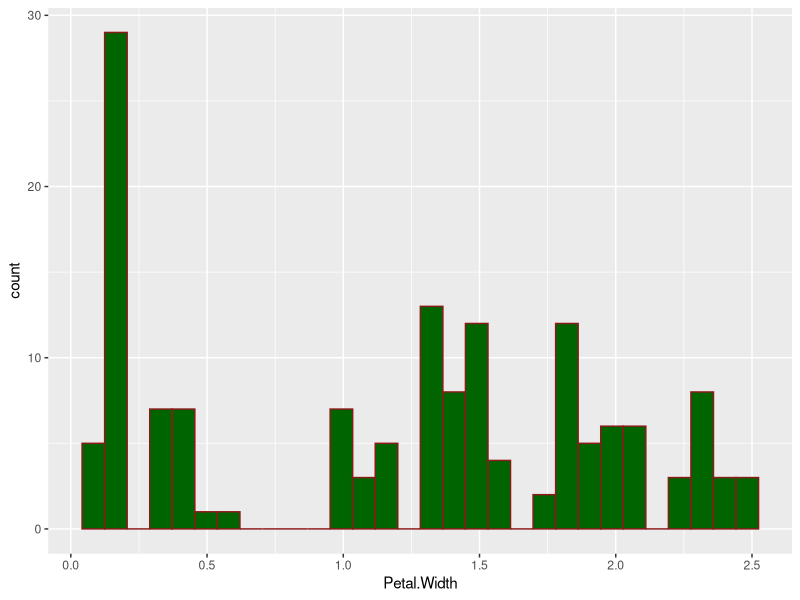
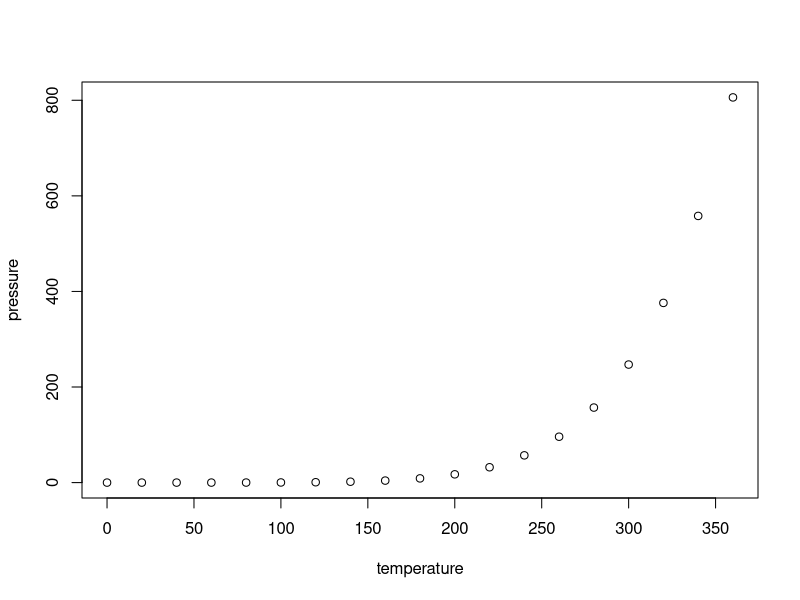

Source code (R) for these figures, in order:
## ---- chunk 1
knitr::opts_chunk$set(echo = TRUE)
library(tidyverse)
## ---- chunk 2
ggplot(iris)+
  aes(x=Petal.Width)+
  geom_histogram(color="firebrick4",
                 fill="darkgreen") 
## ---- chunk 3
summary(cars)
## ---- chunk 4
plot(pressure)
